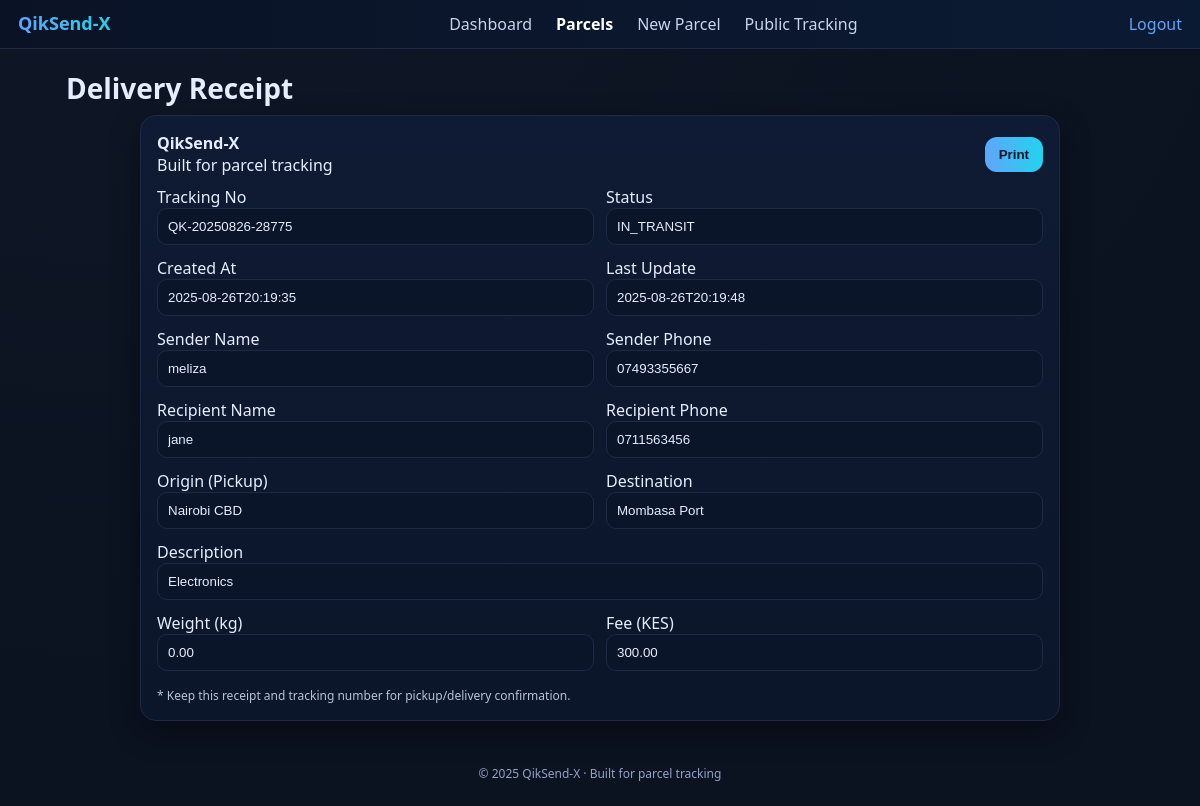
Screenshot of /parcels/QK-20250826-28775/receipt (signed in) with the database file from the repository.
### tables this page shows
CREATE TABLE parcels(
            id INTEGER PRIMARY KEY,
            tracking_code TEXT UNIQUE,
            sender_name TEXT, sender_phone TEXT,
            recipient_name TEXT, recipient_phone TEXT,
            description TEXT DEFAULT '',
            weight REAL DEFAULT 0,
            fee REAL DEFAULT 0,
            current_status TEXT DEFAULT 'CREATED',
            created_at TEXT, updated_at TEXT
        , origin TEXT DEFAULT '', destination TEXT DEFAULT '');

### app.py (the view)
@app.route('/parcels/<tracking>/receipt')
@login_required
def parcel_receipt(tracking):
    p = get_db().execute('SELECT * FROM parcels WHERE tracking_code=?', (tracking,)).fetchone()
    if not p:
        abort(404)
    return render_template('parcel_receipt.html', p=p)

### app.py (called while the page is built)
def login_required(f):
    @wraps(f)
    def wrapper(*args, **kwargs):
        if not session.get('user'):
            return redirect(url_for('login'))
        return f(*args, **kwargs)
    return wrapper

def get_db():
    if 'db' not in g:
        conn = sqlite3.connect(DB_PATH); conn.row_factory = sqlite3.Row; g.db = conn
    return g.db

def seed():
    db = get_db()
    if db.execute('SELECT COUNT(*) FROM parcels').fetchone()[0] == 0:
        now = datetime.datetime.now().isoformat(timespec='seconds')
        db.execute('INSERT INTO parcels(tracking_code,sender_name,sender_phone,recipient_name,recipient_phone,description,weight,fee,current_status,created_at,updated_at,origin,destination) VALUES(?,?,?,?,?,?,?,?,?,?,?,?,?)',
                   ('QK-20250826-00001','Bundi','+254700','Jane','+254711','Small electronics',1.2,350,'IN_TRANSIT',now,now,'Nairobi CBD','Eldoret Depot'))
        db.commit()
    if db.execute('SELECT COUNT(*) FROM locations').fetchone()[0] == 0:
        db.executemany('INSERT INTO locations(name,is_active) VALUES(?,1)',
                       [('Nairobi CBD',), ('Thika Rd Hub',), ('Eldoret Depot',),
                        ('Mombasa Port',), ('Kisumu City Branch',)])
        db.commit()

@app.before_request
def setup():
    init_db();
    seed()

### templates/parcel_receipt.html (shortened to what this page needs)
{% extends "base.html" %}
{% block content %}
<h1 class="h1">Delivery Receipt</h1>
<div class="card" style="max-width:920px;margin:auto">
  <div style="display:flex;justify-content:space-between;align-items:center;margin-bottom:10px">
    <div>
      <div style="font-weight:600">QikSend-X</div>
      <div class="muted">Built for parcel tracking</div>
    </div>
    <button class="btn" onclick="window.print()">Print</button>
  </div>
  <div class="form-grid">
    <div>
      <label>Tracking No</label>
      <input class="input" value="{{ p['tracking_code'] }}" readonly>
    </div>
    <div>
      <label>Status</label>
      <input class="input" value="{{ p['current_status'] }}" readonly>
    </div>
    <div>
      <label>Created At</label>
      <input class="input" value="{{ p['created_at'] }}" readonly>
    </div>
    <div>
      <label>Last Update</label>
      <input class="input" value="{{ p['updated_at'] }}" readonly>
    </div>
    <div>
      <label>Sender Name</label>
      <input class="input" value="{{ p['sender_name'] }}" readonly>
    </div>
    <div>
      <label>Sender Phone</label>
      <input class="input" value="{{ p['sender_phone'] }}" readonly>
    </div>
    <div>
      <label>Recipient Name</label>
      <input class="input" value="{{ p['recipient_name'] }}" readonly>
    </div>
    <div>
      <label>Recipient Phone</label>
      <input class="input" value="{{ p['recipient_phone'] }}" readonly>
    </div>
    <div>
      <label>Origin (Pickup)</label>
      <input class="input" value="{{ p['origin'] or '' }}" readonly>
    </div>
    <div>
      <label>Destination</label>
      <input class="input" value="{{ p['destination'] or '' }}" readonly>
    </div>
    <div style="grid-column:1 / -1">
      <label>Description</label>
      <input class="input" value="{{ p['description'] or '' }}" readonly>
    </div>
    <div>
      <label>Weight (kg)</label>
      <input class="input" value="{{ '%.2f'|format(p['weight'] or 0) }}" readonly>
    </div>
    <div>
      <label>Fee (KES)</label>
      <input class="input" value="{{ '%.2f'|format(p['fee'] or 0) }}" readonly>
    </div>
  </div>
  <div style="margin-top:16px;font-size:12px;opacity:.8">
    * Keep this receipt and tracking number for pickup/delivery confirmation.
  </div>
</div>
{% endblock %}

### static/style.css (style rules this page uses)
:root { --bg:#0b1220;--panel:#0f1b34;--line:#1e2a44;--text:#e6edff;--brand:#60a5fa;--brand2:#22d3ee }
* { box-sizing:border-box }
body { margin:0;background:radial-gradient(1200px 800px at 10% -10%, #1e293b33, transparent),var(--bg);color:var(--text);font-family:system-ui,-apple-system,Segoe UI,Roboto,Arial }
.card { background:linear-gradient(180deg,#0f1b34,#0b162a);border:1px solid var(--line);border-radius:16px;padding:16px;box-shadow:0 10px 30px rgba(0,0,0,.35) }
.h1 { font-size:28px;margin:10px 0 8px }
.form-grid { display:grid;grid-template-columns:1fr 1fr;gap:12px }
.input,select,textarea { width:100%;padding:10px;border-radius:10px;border:1px solid var(--line);background:#0b1529;color:var(--text) }
.btn { display:inline-block;padding:10px 14px;border-radius:12px;border:0;cursor:pointer;font-weight:700;color:#051427;background:linear-gradient(90deg,var(--brand),var(--brand2)) }

### rows the page displays
parcels: tracking_code "QK-20250826-28775", current_status "IN_TRANSIT", created_at "2025-08-26T20:19:35", updated_at "2025-08-26T20:19:48", sender_name "meliza", sender_phone "07493355667", recipient_name "jane", recipient_phone "0711563456", origin "Nairobi CBD", destination "Mombasa Port", description "Electronics", weight "0.00", fee "300.00"
